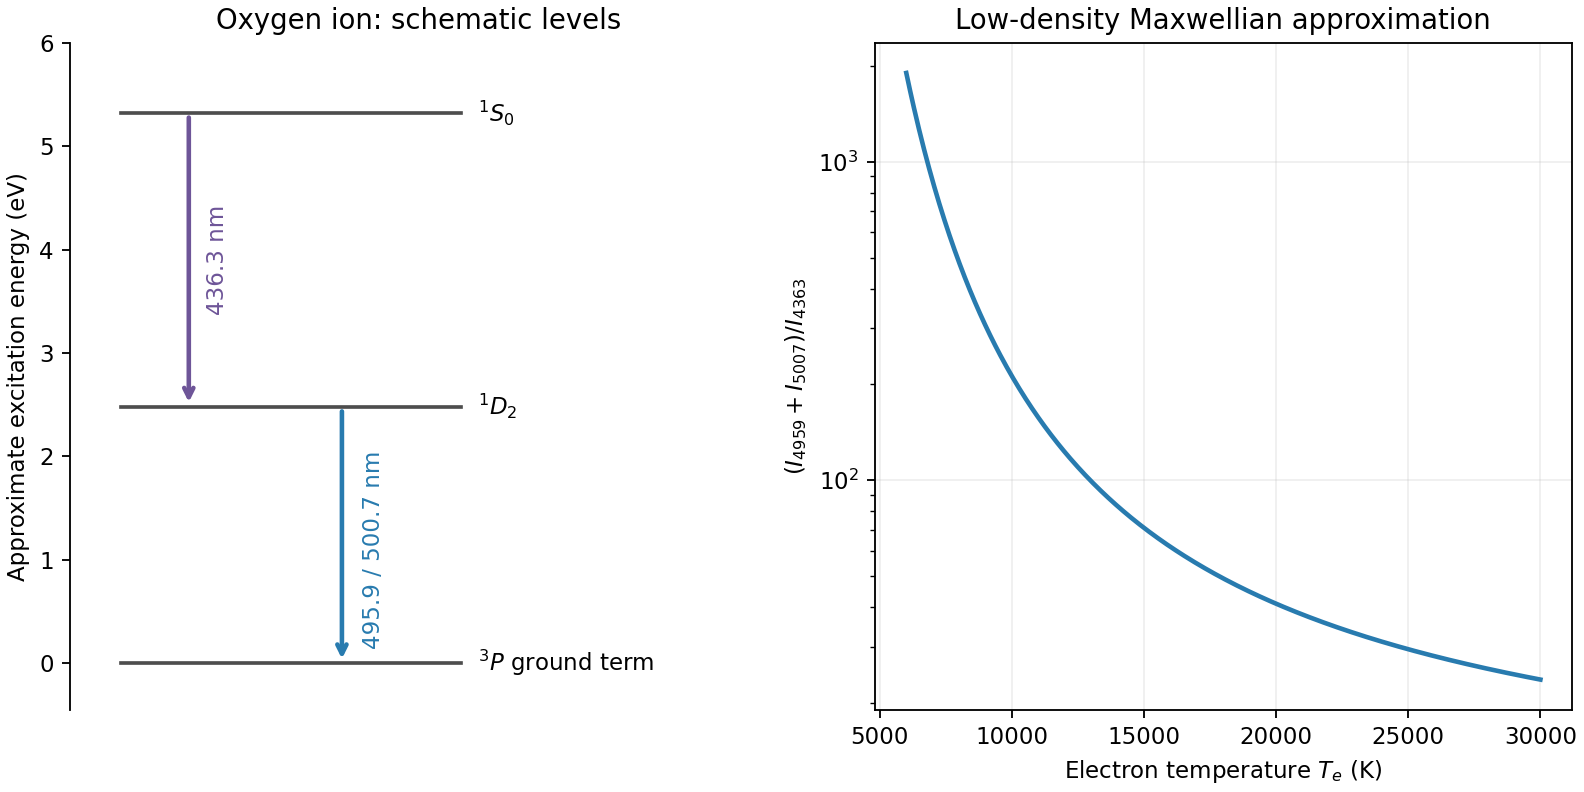

Write the Python code that produced this figure.
"""Original explanatory figure; Python3.14, NumPy2.3.5, Matplotlib3.10.7.
Write the PNG basename in the current working directory.
"""
import numpy as np
import matplotlib.pyplot as plt
plt.rcParams.update({"font.size":10,"figure.facecolor":"white","savefig.facecolor":"white"})
fig,axs=plt.subplots(1,2,figsize=(9.6,4.8),layout='constrained')
ax=axs[0];levels=[0,2.48,5.32]
for y,label in zip(levels,[r'${}^3P$ ground term',r'${}^1D_2$',r'${}^1S_0$']):
 ax.plot([0,1],[y,y],color='.3',lw=1.6);ax.text(1.05,y,label,va='center')
ax.annotate('',xy=(.2,2.48),xytext=(.2,5.32),arrowprops={'arrowstyle':'->','lw':2,'color':'#6e5598'});ax.text(.25,3.9,'436.3 nm',color='#6e5598',rotation=90,va='center')
ax.annotate('',xy=(.65,0),xytext=(.65,2.48),arrowprops={'arrowstyle':'->','lw':2,'color':'#287baf'});ax.text(.71,1.1,'495.9 / 500.7 nm',color='#287baf',rotation=90,va='center')
ax.set(xlim=(-.15,1.9),ylim=(-.45,6),xticks=[],ylabel='Approximate excitation energy (eV)',title='Oxygen ion: schematic levels');ax.spines[['top','right','bottom']].set_visible(False)
T=np.linspace(6000,30000,500);R=7.9*np.exp(32900/T)
axs[1].semilogy(T,R,color='#287baf',lw=2);axs[1].set(xlabel=r'Electron temperature $T_e$ (K)',ylabel=r'$(I_{4959}+I_{5007})/I_{4363}$',title='Low-density Maxwellian approximation');axs[1].grid(alpha=.2)
fig.savefig('paper-1-oxygen-thermometer.png',dpi=165)
